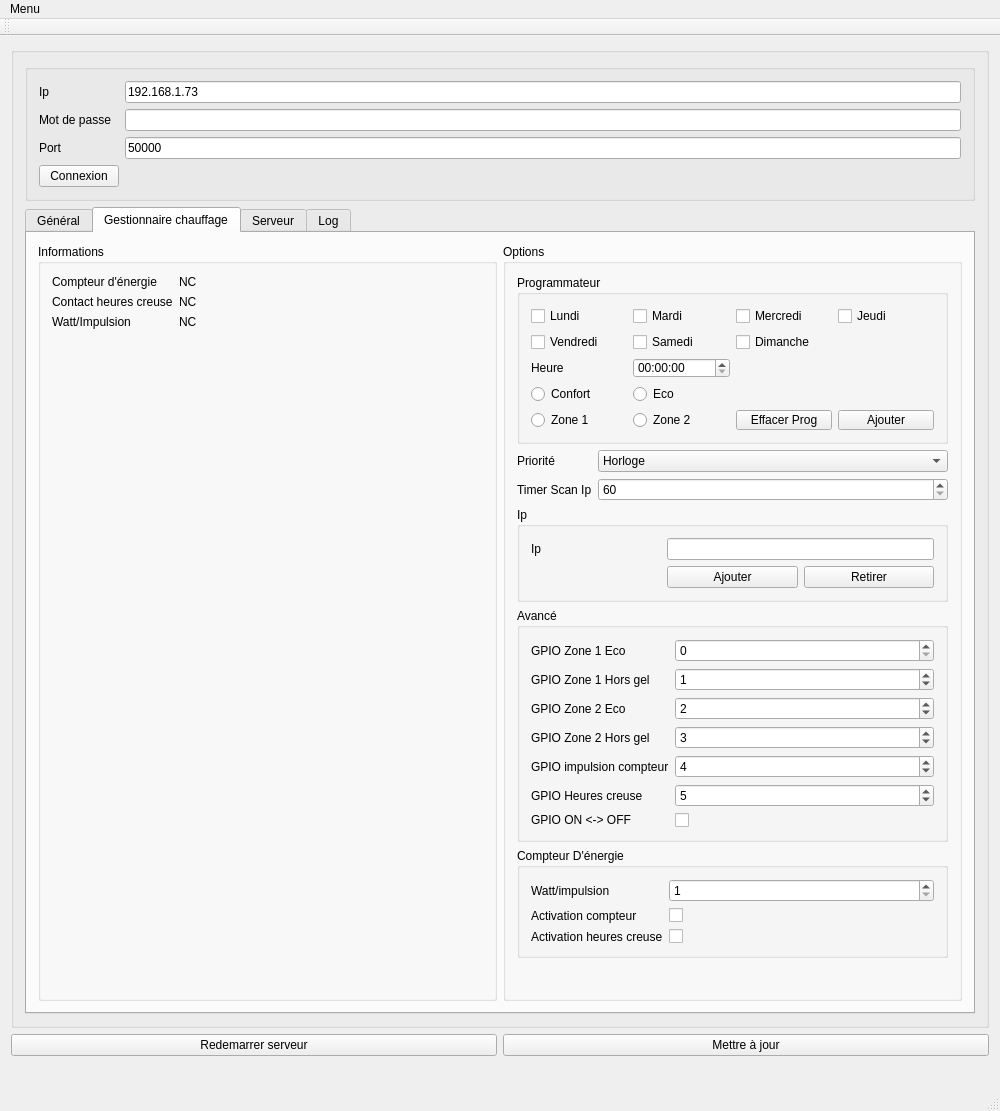
<?xml version="1.0" encoding="UTF-8"?>
<ui version="4.0">
 <class>Window</class>
 <widget class="QMainWindow" name="Window">
  <property name="geometry">
   <rect>
    <x>0</x>
    <y>0</y>
    <width>1000</width>
    <height>1111</height>
   </rect>
  </property>
  <property name="windowTitle">
   <string>Window</string>
  </property>
  <widget class="QWidget" name="centralWidget">
   <layout class="QGridLayout" name="gridLayout_10">
    <item row="0" column="0" colspan="2">
     <widget class="QGroupBox" name="formGroupBox">
      <property name="enabled">
       <bool>true</bool>
      </property>
      <layout class="QGridLayout" name="gridLayout_12">
       <item row="1" column="0">
        <widget class="QTabWidget" name="tabWidget">
         <property name="currentIndex">
          <number>1</number>
         </property>
         <widget class="QWidget" name="tab">
          <attribute name="title">
           <string>Général</string>
          </attribute>
          <layout class="QGridLayout" name="gridLayout_8">
           <item row="0" column="1">
            <widget class="QGroupBox" name="groupBox_9">
             <property name="title">
              <string>Options</string>
             </property>
             <layout class="QGridLayout" name="gridLayout_11">
              <item row="1" column="0" colspan="2">
               <layout class="QFormLayout" name="formLayout_2">
                <item row="1" column="0">
                 <widget class="QLabel" name="label_13">
                  <property name="text">
                   <string/>
                  </property>
                 </widget>
                </item>
                <item row="1" column="1">
                 <widget class="QCheckBox" name="cCVOrder">
                  <property name="text">
                   <string>Gestionnaire chauffage</string>
                  </property>
                 </widget>
                </item>
               </layout>
              </item>
             </layout>
            </widget>
           </item>
           <item row="0" column="0">
            <widget class="QGroupBox" name="groupBox_8">
             <property name="title">
              <string>Informations</string>
             </property>
             <layout class="QGridLayout" name="gridLayout_9">
              <item row="1" column="0">
               <widget class="QLabel" name="lInfoGeneral">
                <property name="text">
                 <string/>
                </property>
               </widget>
              </item>
             </layout>
            </widget>
           </item>
          </layout>
         </widget>
         <widget class="QWidget" name="tab_2">
          <attribute name="title">
           <string>Gestionnaire chauffage</string>
          </attribute>
          <layout class="QGridLayout" name="gridLayout_2">
           <item row="0" column="0">
            <widget class="QGroupBox" name="groupBox">
             <property name="title">
              <string>Informations</string>
             </property>
             <layout class="QFormLayout" name="formLayout_3">
              <item row="4" column="0" colspan="2">
               <widget class="QLabel" name="lInfoCVOrder">
                <property name="text">
                 <string/>
                </property>
               </widget>
              </item>
              <item row="0" column="0">
               <widget class="QLabel" name="label_16">
                <property name="text">
                 <string>Compteur d'énergie</string>
                </property>
               </widget>
              </item>
              <item row="2" column="0">
               <widget class="QLabel" name="label_21">
                <property name="text">
                 <string>Contact heures creuse</string>
                </property>
               </widget>
              </item>
              <item row="2" column="1">
               <widget class="QLabel" name="ActHCCPTEnergy">
                <property name="text">
                 <string>NC</string>
                </property>
               </widget>
              </item>
              <item row="3" column="0">
               <widget class="QLabel" name="label_22">
                <property name="text">
                 <string>Watt/Impulsion</string>
                </property>
               </widget>
              </item>
              <item row="3" column="1">
               <widget class="QLabel" name="WattCPTEnergy">
                <property name="text">
                 <string>NC</string>
                </property>
               </widget>
              </item>
              <item row="0" column="1">
               <widget class="QLabel" name="ActCPTEnergy">
                <property name="text">
                 <string>NC</string>
                </property>
               </widget>
              </item>
             </layout>
            </widget>
           </item>
           <item row="0" column="1">
            <widget class="QGroupBox" name="groupBox_2">
             <property name="title">
              <string>Options</string>
             </property>
             <layout class="QGridLayout" name="gridLayout_3">
              <item row="3" column="0">
               <widget class="QGroupBox" name="groupBox_5">
                <property name="title">
                 <string>Avancé</string>
                </property>
                <layout class="QFormLayout" name="formLayout_5">
                 <item row="0" column="0">
                  <widget class="QLabel" name="label_9">
                   <property name="text">
                    <string>GPIO Zone 1 Eco</string>
                   </property>
                  </widget>
                 </item>
                 <item row="0" column="1">
                  <widget class="QSpinBox" name="gpioZ1Eco">
                   <property name="maximum">
                    <number>29</number>
                   </property>
                  </widget>
                 </item>
                 <item row="1" column="0">
                  <widget class="QLabel" name="label_10">
                   <property name="text">
                    <string>GPIO Zone 1 Hors gel</string>
                   </property>
                  </widget>
                 </item>
                 <item row="1" column="1">
                  <widget class="QSpinBox" name="gpioZ1HG">
                   <property name="maximum">
                    <number>29</number>
                   </property>
                   <property name="value">
                    <number>1</number>
                   </property>
                  </widget>
                 </item>
                 <item row="2" column="0">
                  <widget class="QLabel" name="label_11">
                   <property name="text">
                    <string>GPIO Zone 2 Eco</string>
                   </property>
                  </widget>
                 </item>
                 <item row="2" column="1">
                  <widget class="QSpinBox" name="gpioZ2Eco">
                   <property name="maximum">
                    <number>29</number>
                   </property>
                   <property name="value">
                    <number>2</number>
                   </property>
                  </widget>
                 </item>
                 <item row="3" column="0">
                  <widget class="QLabel" name="label_14">
                   <property name="text">
                    <string>GPIO Zone 2 Hors gel</string>
                   </property>
                  </widget>
                 </item>
                 <item row="3" column="1">
                  <widget class="QSpinBox" name="gpioZ2HG">
                   <property name="maximum">
                    <number>29</number>
                   </property>
                   <property name="value">
                    <number>3</number>
                   </property>
                  </widget>
                 </item>
                 <item row="4" column="0">
                  <widget class="QLabel" name="label_24">
                   <property name="text">
                    <string>GPIO impulsion compteur</string>
                   </property>
                  </widget>
                 </item>
                 <item row="4" column="1">
                  <widget class="QSpinBox" name="gpioImpCPT">
                   <property name="maximum">
                    <number>29</number>
                   </property>
                   <property name="value">
                    <number>4</number>
                   </property>
                  </widget>
                 </item>
                 <item row="5" column="0">
                  <widget class="QLabel" name="label_25">
                   <property name="text">
                    <string>GPIO Heures creuse</string>
                   </property>
                  </widget>
                 </item>
                 <item row="5" column="1">
                  <widget class="QSpinBox" name="gpioHCCPT">
                   <property name="maximum">
                    <number>29</number>
                   </property>
                   <property name="value">
                    <number>5</number>
                   </property>
                  </widget>
                 </item>
                 <item row="6" column="0">
                  <widget class="QLabel" name="label_15">
                   <property name="text">
                    <string>GPIO ON &lt;-&gt; OFF</string>
                   </property>
                  </widget>
                 </item>
                 <item row="6" column="1">
                  <widget class="QCheckBox" name="reverseOnOff">
                   <property name="text">
                    <string/>
                   </property>
                  </widget>
                 </item>
                </layout>
               </widget>
              </item>
              <item row="0" column="0">
               <widget class="QGroupBox" name="groupBox_3">
                <property name="title">
                 <string>Programmateur</string>
                </property>
                <layout class="QGridLayout" name="gridLayout_4">
                 <item row="0" column="1">
                  <widget class="QCheckBox" name="cTuesday">
                   <property name="text">
                    <string>Mardi</string>
                   </property>
                  </widget>
                 </item>
                 <item row="4" column="0">
                  <widget class="QRadioButton" name="rConfort">
                   <property name="text">
                    <string>Confort</string>
                   </property>
                   <attribute name="buttonGroup">
                    <string notr="true">buttonGroup_2</string>
                   </attribute>
                  </widget>
                 </item>
                 <item row="6" column="3">
                  <widget class="QPushButton" name="bAddProg">
                   <property name="minimumSize">
                    <size>
                     <width>0</width>
                     <height>20</height>
                    </size>
                   </property>
                   <property name="text">
                    <string>Ajouter</string>
                   </property>
                  </widget>
                 </item>
                 <item row="6" column="0">
                  <widget class="QRadioButton" name="rZ1">
                   <property name="text">
                    <string>Zone 1</string>
                   </property>
                   <attribute name="buttonGroup">
                    <string notr="true">buttonGroup</string>
                   </attribute>
                  </widget>
                 </item>
                 <item row="0" column="0">
                  <widget class="QCheckBox" name="cMonday">
                   <property name="text">
                    <string>Lundi</string>
                   </property>
                  </widget>
                 </item>
                 <item row="1" column="2">
                  <widget class="QCheckBox" name="cSunday">
                   <property name="text">
                    <string>Dimanche</string>
                   </property>
                  </widget>
                 </item>
                 <item row="1" column="0">
                  <widget class="QCheckBox" name="cFriday">
                   <property name="text">
                    <string>Vendredi</string>
                   </property>
                  </widget>
                 </item>
                 <item row="1" column="1">
                  <widget class="QCheckBox" name="cSaturday">
                   <property name="text">
                    <string>Samedi</string>
                   </property>
                  </widget>
                 </item>
                 <item row="6" column="1">
                  <widget class="QRadioButton" name="rZ2">
                   <property name="text">
                    <string>Zone 2</string>
                   </property>
                   <attribute name="buttonGroup">
                    <string notr="true">buttonGroup</string>
                   </attribute>
                  </widget>
                 </item>
                 <item row="0" column="2">
                  <widget class="QCheckBox" name="cWednesday">
                   <property name="text">
                    <string>Mercredi</string>
                   </property>
                  </widget>
                 </item>
                 <item row="4" column="1">
                  <widget class="QRadioButton" name="rEco">
                   <property name="text">
                    <string>Eco</string>
                   </property>
                   <attribute name="buttonGroup">
                    <string notr="true">buttonGroup_2</string>
                   </attribute>
                  </widget>
                 </item>
                 <item row="0" column="3">
                  <widget class="QCheckBox" name="cThurday">
                   <property name="text">
                    <string>Jeudi</string>
                   </property>
                  </widget>
                 </item>
                 <item row="2" column="1">
                  <widget class="QTimeEdit" name="hour">
                   <property name="minimumSize">
                    <size>
                     <width>0</width>
                     <height>20</height>
                    </size>
                   </property>
                  </widget>
                 </item>
                 <item row="2" column="0">
                  <widget class="QLabel" name="label_7">
                   <property name="text">
                    <string>Heure</string>
                   </property>
                  </widget>
                 </item>
                 <item row="6" column="2">
                  <widget class="QPushButton" name="bDelProg">
                   <property name="minimumSize">
                    <size>
                     <width>0</width>
                     <height>20</height>
                    </size>
                   </property>
                   <property name="text">
                    <string>Effacer Prog</string>
                   </property>
                  </widget>
                 </item>
                </layout>
               </widget>
              </item>
              <item row="5" column="0">
               <spacer name="verticalSpacer">
                <property name="orientation">
                 <enum>Qt::Vertical</enum>
                </property>
                <property name="sizeHint" stdset="0">
                 <size>
                  <width>20</width>
                  <height>40</height>
                 </size>
                </property>
               </spacer>
              </item>
              <item row="2" column="0">
               <widget class="QGroupBox" name="groupBox_4">
                <property name="title">
                 <string>Ip</string>
                </property>
                <layout class="QGridLayout" name="gridLayout_5">
                 <item row="0" column="0">
                  <widget class="QLabel" name="label_8">
                   <property name="text">
                    <string>Ip</string>
                   </property>
                  </widget>
                 </item>
                 <item row="0" column="1" colspan="2">
                  <widget class="QLineEdit" name="eAddIp"/>
                 </item>
                 <item row="1" column="2">
                  <widget class="QPushButton" name="bRemoveIp">
                   <property name="text">
                    <string>Retirer</string>
                   </property>
                  </widget>
                 </item>
                 <item row="1" column="1">
                  <widget class="QPushButton" name="bAddIp">
                   <property name="text">
                    <string>Ajouter</string>
                   </property>
                  </widget>
                 </item>
                </layout>
               </widget>
              </item>
              <item row="1" column="0">
               <layout class="QFormLayout" name="formLayout_4">
                <item row="0" column="0">
                 <widget class="QLabel" name="label_5">
                  <property name="text">
                   <string>Priorité</string>
                  </property>
                 </widget>
                </item>
                <item row="0" column="1">
                 <widget class="QComboBox" name="cPriority">
                  <item>
                   <property name="text">
                    <string>Horloge</string>
                   </property>
                  </item>
                  <item>
                   <property name="text">
                    <string>Réseau</string>
                   </property>
                  </item>
                  <item>
                   <property name="text">
                    <string>Horlorge+Réseau</string>
                   </property>
                  </item>
                 </widget>
                </item>
                <item row="1" column="0">
                 <widget class="QLabel" name="label_6">
                  <property name="text">
                   <string>Timer Scan Ip</string>
                  </property>
                 </widget>
                </item>
                <item row="1" column="1">
                 <widget class="QSpinBox" name="eTIp">
                  <property name="minimum">
                   <number>60</number>
                  </property>
                  <property name="maximum">
                   <number>1800</number>
                  </property>
                 </widget>
                </item>
               </layout>
              </item>
              <item row="4" column="0">
               <widget class="QGroupBox" name="groupBox_12">
                <property name="title">
                 <string>Compteur D'énergie</string>
                </property>
                <layout class="QFormLayout" name="formLayout_7">
                 <item row="0" column="0">
                  <widget class="QLabel" name="label_19">
                   <property name="text">
                    <string>Watt/impulsion</string>
                   </property>
                  </widget>
                 </item>
                 <item row="0" column="1">
                  <widget class="QSpinBox" name="SetWattCPTEnergy">
                   <property name="minimum">
                    <number>1</number>
                   </property>
                   <property name="maximum">
                    <number>100</number>
                   </property>
                  </widget>
                 </item>
                 <item row="1" column="0">
                  <widget class="QLabel" name="label_20">
                   <property name="text">
                    <string>Activation compteur</string>
                   </property>
                  </widget>
                 </item>
                 <item row="1" column="1">
                  <widget class="QCheckBox" name="SetActCPTEnergy">
                   <property name="text">
                    <string/>
                   </property>
                  </widget>
                 </item>
                 <item row="2" column="0">
                  <widget class="QLabel" name="label_23">
                   <property name="text">
                    <string>Activation heures creuse</string>
                   </property>
                  </widget>
                 </item>
                 <item row="2" column="1">
                  <widget class="QCheckBox" name="SetActHCCPTEnergy">
                   <property name="text">
                    <string/>
                   </property>
                  </widget>
                 </item>
                </layout>
               </widget>
              </item>
             </layout>
            </widget>
           </item>
          </layout>
         </widget>
         <widget class="QWidget" name="tab_3">
          <attribute name="title">
           <string>Serveur</string>
          </attribute>
          <layout class="QGridLayout" name="gridLayout_6">
           <item row="0" column="0">
            <widget class="QGroupBox" name="groupBox_6">
             <property name="title">
              <string>Information</string>
             </property>
             <layout class="QGridLayout" name="gridLayout_7">
              <item row="3" column="0">
               <widget class="QLabel" name="lInfoServer">
                <property name="text">
                 <string/>
                </property>
               </widget>
              </item>
             </layout>
            </widget>
           </item>
           <item row="0" column="1">
            <widget class="QGroupBox" name="groupBox_7">
             <property name="title">
              <string>Options</string>
             </property>
             <widget class="QWidget" name="verticalLayoutWidget">
              <property name="geometry">
               <rect>
                <x>14</x>
                <y>34</y>
                <width>431</width>
                <height>275</height>
               </rect>
              </property>
              <layout class="QVBoxLayout" name="verticalLayout_2">
               <item>
                <widget class="QGroupBox" name="groupBox_10">
                 <property name="maximumSize">
                  <size>
                   <width>300</width>
                   <height>16777215</height>
                  </size>
                 </property>
                 <property name="title">
                  <string>Admin</string>
                 </property>
                 <layout class="QFormLayout" name="formLayout">
                  <item row="0" column="0" colspan="2">
                   <widget class="QCheckBox" name="cAdminSocket">
                    <property name="text">
                     <string>Web Socket</string>
                    </property>
                   </widget>
                  </item>
                  <item row="1" column="0">
                   <widget class="QLabel" name="label_12">
                    <property name="text">
                     <string>Port</string>
                    </property>
                   </widget>
                  </item>
                  <item row="1" column="1">
                   <widget class="QSpinBox" name="ePortServer">
                    <property name="minimum">
                     <number>49152</number>
                    </property>
                    <property name="maximum">
                     <number>65535</number>
                    </property>
                   </widget>
                  </item>
                  <item row="2" column="0">
                   <widget class="QLabel" name="label_4">
                    <property name="text">
                     <string>Mot de passe</string>
                    </property>
                   </widget>
                  </item>
                  <item row="2" column="1">
                   <widget class="QLineEdit" name="ePassword_2"/>
                  </item>
                 </layout>
                </widget>
               </item>
               <item>
                <widget class="QGroupBox" name="groupBox_11">
                 <property name="maximumSize">
                  <size>
                   <width>300</width>
                   <height>16777215</height>
                  </size>
                 </property>
                 <property name="title">
                  <string>User</string>
                 </property>
                 <layout class="QFormLayout" name="formLayout_6">
                  <item row="1" column="0">
                   <widget class="QLabel" name="label_17">
                    <property name="text">
                     <string>Port</string>
                    </property>
                   </widget>
                  </item>
                  <item row="1" column="1">
                   <widget class="QSpinBox" name="eWebPort">
                    <property name="minimum">
                     <number>49152</number>
                    </property>
                    <property name="maximum">
                     <number>65535</number>
                    </property>
                    <property name="value">
                     <number>49155</number>
                    </property>
                   </widget>
                  </item>
                  <item row="2" column="0">
                   <widget class="QLabel" name="label_18">
                    <property name="text">
                     <string>Mot de passe</string>
                    </property>
                   </widget>
                  </item>
                  <item row="2" column="1">
                   <widget class="QLineEdit" name="eWebPassword"/>
                  </item>
                  <item row="0" column="0" colspan="2">
                   <widget class="QCheckBox" name="cWebSocket">
                    <property name="text">
                     <string>Web Socket</string>
                    </property>
                   </widget>
                  </item>
                 </layout>
                </widget>
               </item>
              </layout>
             </widget>
            </widget>
           </item>
          </layout>
         </widget>
         <widget class="QWidget" name="tab_4">
          <attribute name="title">
           <string>Log</string>
          </attribute>
          <layout class="QGridLayout" name="gridLayout">
           <item row="0" column="0">
            <widget class="QPushButton" name="bReloadLog">
             <property name="text">
              <string>Rafraichir</string>
             </property>
            </widget>
           </item>
           <item row="0" column="1">
            <spacer name="horizontalSpacer">
             <property name="orientation">
              <enum>Qt::Horizontal</enum>
             </property>
             <property name="sizeHint" stdset="0">
              <size>
               <width>40</width>
               <height>20</height>
              </size>
             </property>
            </spacer>
           </item>
           <item row="1" column="0" colspan="2">
            <widget class="QTextBrowser" name="log"/>
           </item>
          </layout>
         </widget>
        </widget>
       </item>
       <item row="0" column="0">
        <widget class="QGroupBox" name="formConnect">
         <layout class="QGridLayout" name="gridLayout_13">
          <item row="0" column="0">
           <widget class="QLabel" name="label">
            <property name="text">
             <string>Ip</string>
            </property>
           </widget>
          </item>
          <item row="0" column="1">
           <widget class="QLineEdit" name="eIp">
            <property name="text">
             <string>192.168.1.73</string>
            </property>
           </widget>
          </item>
          <item row="1" column="0">
           <widget class="QLabel" name="label_3">
            <property name="text">
             <string>Mot de passe</string>
            </property>
           </widget>
          </item>
          <item row="1" column="1">
           <widget class="QLineEdit" name="ePassword"/>
          </item>
          <item row="2" column="0">
           <widget class="QLabel" name="label_2">
            <property name="text">
             <string>Port</string>
            </property>
           </widget>
          </item>
          <item row="2" column="1">
           <widget class="QLineEdit" name="ePort">
            <property name="text">
             <string>50000</string>
            </property>
           </widget>
          </item>
          <item row="3" column="0">
           <widget class="QPushButton" name="bConnect">
            <property name="text">
             <string>Connexion</string>
            </property>
           </widget>
          </item>
         </layout>
        </widget>
       </item>
      </layout>
     </widget>
    </item>
    <item row="1" column="0">
     <widget class="QPushButton" name="bReload">
      <property name="text">
       <string>Redemarrer serveur</string>
      </property>
     </widget>
    </item>
    <item row="1" column="1">
     <widget class="QPushButton" name="bUpdate">
      <property name="text">
       <string>Mettre à jour</string>
      </property>
     </widget>
    </item>
    <item row="2" column="1">
     <spacer name="verticalSpacer_2">
      <property name="orientation">
       <enum>Qt::Vertical</enum>
      </property>
      <property name="sizeHint" stdset="0">
       <size>
        <width>20</width>
        <height>40</height>
       </size>
      </property>
     </spacer>
    </item>
   </layout>
  </widget>
  <widget class="QMenuBar" name="menuBar">
   <property name="geometry">
    <rect>
     <x>0</x>
     <y>0</y>
     <width>1000</width>
     <height>26</height>
    </rect>
   </property>
   <widget class="QMenu" name="menuMenu">
    <property name="title">
     <string>Menu</string>
    </property>
    <addaction name="actionAbout"/>
    <addaction name="actionAbout_Qt"/>
    <addaction name="separator"/>
    <addaction name="actionQuitter"/>
   </widget>
   <addaction name="menuMenu"/>
  </widget>
  <widget class="QToolBar" name="mainToolBar">
   <attribute name="toolBarArea">
    <enum>TopToolBarArea</enum>
   </attribute>
   <attribute name="toolBarBreak">
    <bool>false</bool>
   </attribute>
  </widget>
  <widget class="QStatusBar" name="statusBar"/>
  <action name="actionAbout">
   <property name="text">
    <string>About</string>
   </property>
  </action>
  <action name="actionAbout_Qt">
   <property name="text">
    <string>About Qt</string>
   </property>
  </action>
  <action name="actionQuitter">
   <property name="text">
    <string>Quitter</string>
   </property>
  </action>
 </widget>
 <layoutdefault spacing="6" margin="11"/>
 <resources/>
 <connections/>
 <buttongroups>
  <buttongroup name="buttonGroup"/>
  <buttongroup name="buttonGroup_2"/>
 </buttongroups>
</ui>
